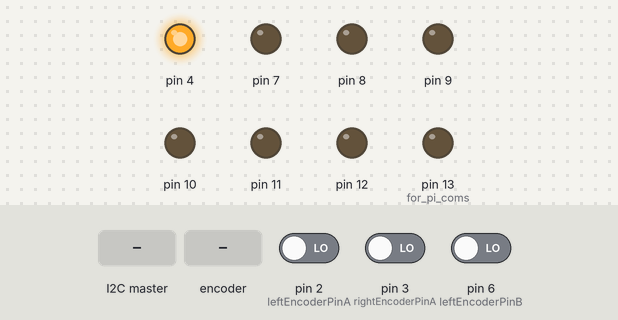
Recording of a sketch running on a simulated Arduino Uno, built with avr-gcc and run on an emulated ATmega328P. Parts: output pins drawn as LEDs (lit = HIGH). The test bench sets the inputs (shaded band); at power-on: pin 2 (leftEncoderPinA) LOW, pin 3 (rightEncoderPinA) LOW, pin 6 (leftEncoderPinB) LOW. What the sketch prints to the serial monitor is not drawn.

Above: at 3.2 s.
3.3 s: the I2C master sends the byte 1
At 3.7 s:
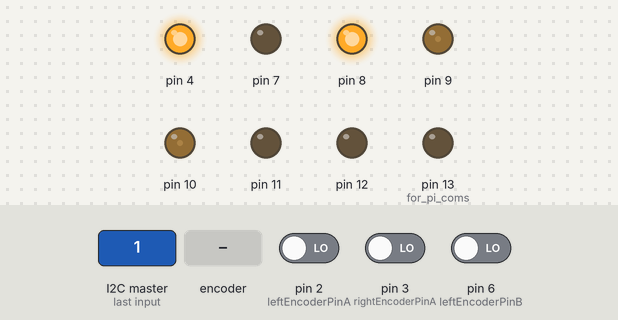
4.8 s: the I2C master sends the byte 0
At 6.0 s:
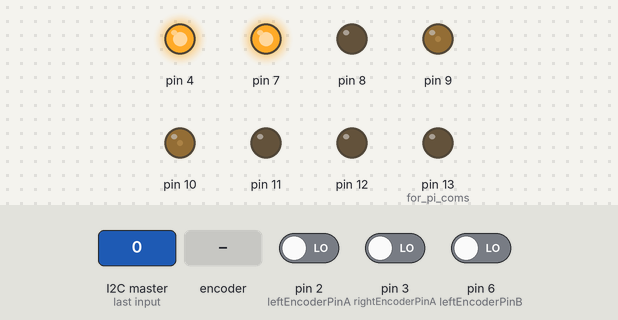
6.3 s: rotary encoder on pin 2 (leftEncoderPinA) / pin 5 (rightEncoderPinB) turned 1 step (first pin leading)
At 6.6 s:
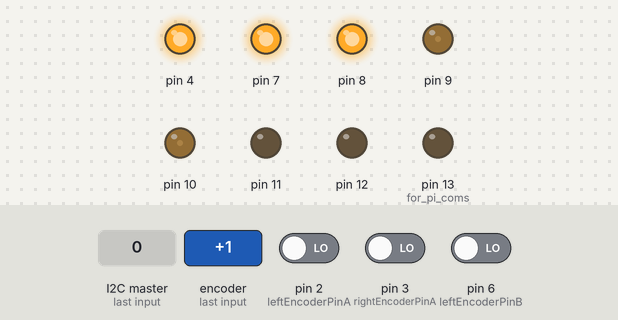
8.0 s: the I2C master sends the byte 90
At 8.5 s:
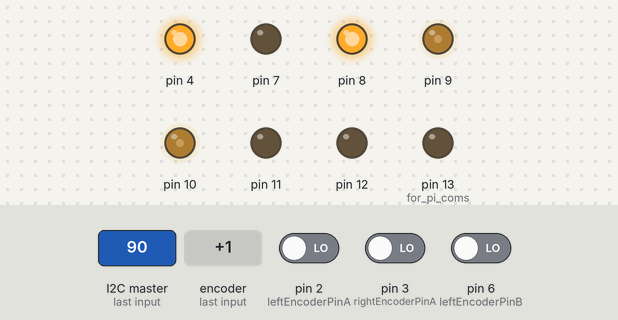
9.5 s: the I2C master sends the byte 2
At 10.7 s:
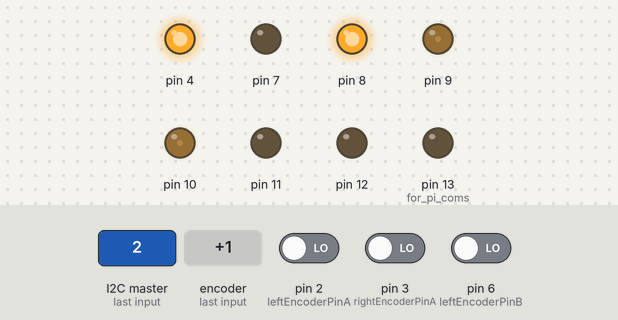
11.0 s: the I2C master sends the byte 200
At 12.0 s:
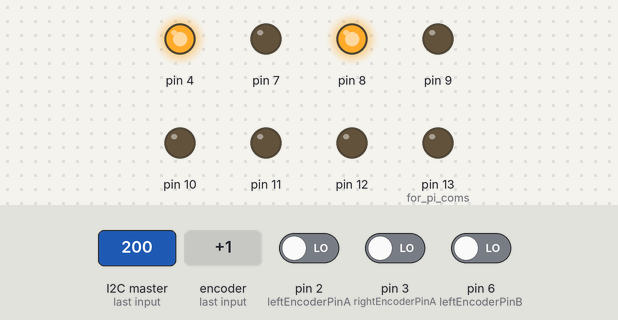
Timing chart, 0 to 13.5 s (numbered marks = the images above; inputs shaded):
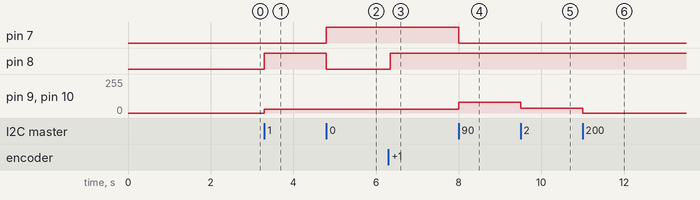

Measured:
- after the input at 3.3 s, pin 8: LOW → HIGH at once; pin 9, pin 10: 0/255 → 30/255 at once
- after the input at 4.8 s, pin 7: LOW → HIGH at once; pin 8: HIGH → LOW at once
- after the input at 6.3 s, pin 8: LOW → HIGH after 0.05 s
- after the input at 8.0 s, pin 7: HIGH → LOW at once; pin 9, pin 10: 30/255 → 80/255 at once
- after the input at 9.5 s, pin 9, pin 10: 80/255 → 36/255 at once
- after the input at 11.0 s, pin 9, pin 10: 36/255 → 0/255 at once

The sketch:

arduinoCode.ino
```cpp
// Input forward distance in feet
double forwardFeet = 0;
// Input turning distance in radians (left is positive)
double turningRad = 0;

int turningMotorEncoderCounts = 252;
int forwardMotorEncoderCounts = 514;


int turningMaxMotor = 80; //in analog write units lol
int turningMinMotor = 50; //in analog write units
int turningMinAngle = 2; //max allowable offset from desired angle in encoder counts
int turningMinOffset = 5; //a larger number increases the radius of rotation center in encoder counts

int forwardMaxMotor = 80; //in analog write units
int forwardMinMotor = 30; //in analog write units
int forwardMinDistance = 2; //max allawable offset from desired distance in encoder counts
int forwardMinOffset = 3; //a larger number increases the amount of "S" turning it does


#include <Wire.h>

#define SLAVE_ADDRESS 0x04
int number = 0;


int forwardEncoder;
int turningEncoder;

int piValue = 0;
const byte rightEncoderPinA = 3;
const int encoderCounts = 800;
int rightEncoderPinB = 5;
int rightEncoderPos = 0;
int rightEncoderPinALast = LOW;
int n = LOW;
volatile byte state = LOW;
//set encoder positions
int leftEncoderPinA = 2;
int leftEncoderPinB = 6;
int leftEncoderPos = 0;
int leftEncoderPinALast = LOW;
int p = LOW;


int rightErrorGlobal;
int leftErrorGlobal;

double rightkp = 0.43178;
double rightki = 0.086008;
double rightkd = 0;

unsigned long rightCurrentTime, rightPreviousTime;
double rightElapsedTime;
double rightError;
double rightLastError;
double rightInput, rightOutput;
double leftInput, leftOutput;
double rightSetPoint = 0;
double rightCumError, rightRateError;


double leftkp = 0.43178;
double leftki = 0.086008;
double leftkd = 0;

unsigned long leftCurrentTime, leftPreviousTime;
double leftElapsedTime;
double leftError;
double leftLastError;
double leftSetPoint = 0;
double leftCumError, leftRateError;

double rightSetPointOrigin;
double leftSetPointOrigin;

int turning = 0;
int moveForward = 0;


//int encoder0PinA = 3;
//int encoder0PinB = 5;
//int encoder1PinA = 4;
//int encoder1PinB = 6;
void setup() {


//forwardEncoder = forwardFeet * forwardMotorEncoderCounts;
//turningEncoder = turningRad * turningMotorEncoderCounts;

//  Encoder rightEnc(LEFT_A, LEFT_B);
//  Encoder leftEnc(RIGHT_A, RIGHT_B);
  Serial.begin(115200);
  // put your setup code here, to run once:

  //Pin used to enable
  pinMode(4, OUTPUT);
  digitalWrite(4, HIGH);
  pinMode(7, OUTPUT);
  pinMode(8, OUTPUT);
  pinMode(9, OUTPUT);
  pinMode(10, OUTPUT);
  pinMode(11, OUTPUT);
  pinMode(12, OUTPUT);

  pinMode(13, OUTPUT); //for pi coms
  Wire.begin(SLAVE_ADDRESS);
  Wire.onReceive(receiveData);


  pinMode(rightEncoderPinA, INPUT);
  pinMode(rightEncoderPinB, INPUT);
  pinMode(leftEncoderPinA, INPUT);
  pinMode(leftEncoderPinB, INPUT);

  attachInterrupt(digitalPinToInterrupt(rightEncoderPinA), rightEncoderISR, CHANGE);
  attachInterrupt(digitalPinToInterrupt(leftEncoderPinA), leftEncoderISR, CHANGE);


  pinMode(13, OUTPUT);
  Serial.begin(115200); // start serial for output


  Serial.println("Ready!");


  rightEncoderPos = 0;
  leftEncoderPos = 0;
  rightOutput = 0;
  leftOutput = 0;


  turning = 0;
  rightSetPointOrigin = turningEncoder;
  leftSetPointOrigin = -turningEncoder;
  rightSetPoint = rightSetPointOrigin;
  leftSetPoint = leftSetPointOrigin;


 delay(2000);
}


void loop(){

    if(number == 250){
      digitalWrite(7, LOW);
      digitalWrite(8, LOW);
      analogWrite(9, 0);
      analogWrite(10, 0);
      exit(0);
    }

        if (turning == 1){
          rightInput = rightEncoderPos;
          rightOutput = -rightComputePID(rightInput);
          if(rightOutput < 0){
            digitalWrite(7, LOW);
          }else{
            digitalWrite(7, HIGH);
          }

          if (rightOutput < 0){
            rightOutput = -rightOutput;
          }
          if (rightOutput > turningMaxMotor){
            rightOutput = turningMaxMotor;
          }
          if(rightOutput < turningMinMotor && rightOutput > 0){
            rightOutput = turningMinMotor;
          }
          analogWrite(9, rightOutput);


          leftInput = leftEncoderPos;
          leftOutput = -leftComputePID(leftInput);
          if(leftOutput < 0){
            digitalWrite(8, HIGH);
          }else{
            digitalWrite(8, LOW);
          }

          if (leftOutput < 0){
            leftOutput = -leftOutput;
          }
          if (leftOutput > turningMaxMotor){
            leftOutput = turningMaxMotor;
          }
          if(leftOutput < turningMinMotor && leftOutput > 0){
            leftOutput = turningMinMotor;
          }

          analogWrite(10, leftOutput);

          rightErrorGlobal = rightSetPointOrigin - rightInput;
          leftErrorGlobal = leftSetPointOrigin - leftInput;


          if (-rightInput - leftInput > turningMinOffset || -rightInput - leftInput < -turningMinOffset){
             //right motor is bigger than left motor
             rightSetPoint = rightInput;
          }
          else if(-leftInput-rightInput > turningMinOffset || -leftInput-rightInput < -turningMinOffset){
            //left motor is bigger
            leftSetPoint = leftInput;
          }else if(rightErrorGlobal < turningMinAngle && leftErrorGlobal < turningMinAngle){
            rightOutput = 0;
            leftOutput = 0;
            rightEncoderPos = 0;
            leftEncoderPos = 1;
            turning = 0;
            rightSetPointOrigin = forwardEncoder;
            leftSetPointOrigin = forwardEncoder;
            rightSetPoint = rightSetPointOrigin;
            leftSetPoint = leftSetPointOrigin;

          }  else{
            rightSetPoint = rightSetPointOrigin;
            leftSetPoint = leftSetPointOrigin;
          }


//=================================================================================================================
        }else if (moveForward == 1){
          rightInput = rightEncoderPos;                //read from rotary encoder connected to A0
          //one PID Function
          rightOutput = -rightComputePID(rightInput);
          if(rightOutput < 0){
            digitalWrite(7, LOW);
          }else{
            digitalWrite(7, HIGH);
          }

          if (rightOutput < 0){
            rightOutput = -rightOutput;
          }
          if (rightOutput > forwardMaxMotor){
            rightOutput = forwardMaxMotor;
          }
          if(rightOutput < forwardMinMotor){
            rightOutput = forwardMinMotor;
          }
          analogWrite(9, rightOutput);                //control the motor based on PID value


          leftInput = leftEncoderPos;                //read from rotary encoder connected to A0
          //second PID function
          leftOutput = -leftComputePID(leftInput);
          if(leftOutput < 0){
            digitalWrite(8, HIGH);
          }else{
            digitalWrite(8, LOW);
          }

          if (leftOutput < 0){
            leftOutput = -leftOutput;
          }
          if (leftOutput > forwardMaxMotor){
            leftOutput = forwardMaxMotor;
          }
          if(leftOutput < forwardMinMotor){
            leftOutput = forwardMinMotor;
          }

          analogWrite(10, leftOutput);


          if (rightInput - leftInput > forwardMinOffset){
             //right motor is bigger than left motor
             rightSetPoint = rightInput;
          }
          else if(leftInput-rightInput > forwardMinOffset){
            //left motor is bigger
            leftSetPoint = leftInput;
          }else if(rightOutput < forwardMinDistance && leftOutput < forwardMinDistance){
            rightOutput = 0;
            leftOutput = 0;

            moveForward = 0;


          }else{
            rightSetPoint = rightSetPointOrigin;
            leftSetPoint = leftSetPointOrigin;
          }


        }

        if(turning == 0 && moveForward ==0){
          analogWrite(9, 0);
          analogWrite(10, 0);
        }

        if(turning == 1 && moveForward == 1){
          turning = 0;
          moveForward = 0;
        }


} //end of loop


void receiveData(int byteCount){
  while(Wire.available()){
    number = Wire.read();

    if(number < 100){
      rightOutput = 0;
      leftOutput = 0;
      rightEncoderPos = 0;
      leftEncoderPos = 0;
      turning = 0;
      forwardFeet = number*0.0833;
      forwardEncoder = forwardFeet * forwardMotorEncoderCounts;
      rightSetPointOrigin = forwardEncoder;
      leftSetPointOrigin = forwardEncoder;
      rightSetPoint = rightSetPointOrigin;
      leftSetPoint = leftSetPointOrigin;
      moveForward = 1;
    }else if(number > 99 && number < 175){
        rightEncoderPos = 0;
        leftEncoderPos = 0;
        rightOutput = 0;
        leftOutput = 0;

      turningRad = (number - 100)*0.01745;
      turningEncoder = turningRad * turningMotorEncoderCounts;
      rightSetPointOrigin = turningEncoder;
      leftSetPointOrigin = -turningEncoder;
      rightSetPoint = rightSetPointOrigin;
      leftSetPoint = leftSetPointOrigin;
      turning = 1;
    }else if(number > 174){
        rightEncoderPos = 0;
        leftEncoderPos = 0;
        rightOutput = 0;
        leftOutput = 0;


      turningRad = (-(number - 175))*0.01745;
      turningEncoder = turningRad * turningMotorEncoderCounts;
      rightSetPointOrigin = turningEncoder;
      leftSetPointOrigin = -turningEncoder;
      rightSetPoint = rightSetPointOrigin;
      leftSetPoint = leftSetPointOrigin;
      turning = 1;
    }
  }
}


//PID calculations
double rightComputePID(double inp){
        rightError = rightSetPoint - inp;                                // determine error
        float out = rightkp*rightError;
        return out;
}
double leftComputePID(double inp){
        leftError = leftSetPoint - inp;                                // determine error
        float out = leftkp*leftError;
        return out;
}


void rightEncoderISR(){
    n = digitalRead(rightEncoderPinA);
    if ((rightEncoderPinALast == LOW) && (n == HIGH)) {
      if (digitalRead(rightEncoderPinB) == LOW) {
        rightEncoderPos--;
      } else {
        rightEncoderPos++;
      }
    }
  rightEncoderPinALast = n;
} //end of encoderISR

void leftEncoderISR(){
    p = digitalRead(leftEncoderPinA);
    if ((leftEncoderPinALast == LOW) && (p == HIGH)) {
      if (digitalRead(leftEncoderPinB) == LOW) {
        leftEncoderPos--;
      } else {
        leftEncoderPos++;
      }
    }
  leftEncoderPinALast = p;
} //end of encoderISR
```
